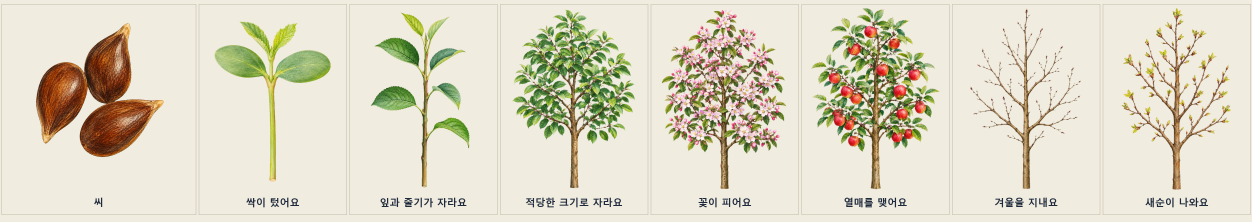
#> input picture assets/review/apple.png, 3756 x 664 px (shown at 1/3 size)
$ python -i gen_assets.py   (imports and definitions only)
#> lines starting #> are read from the running program, lines starting #| are printed output that depends on the picture
"""Generate the picture set from assets/manifest.json (kie.ai gpt-image-2, via the education-pptx tool).

    python scripts/gen_assets.py --species balsam [--only public/plants/balsam/leafStem.webp]
    python scripts/gen_assets.py --species shared        (pots, backgrounds, bugs)
    python scripts/gen_assets.py --species props         (moon, care props, weather icons; 512 px)

For each manifest row of the species it
  1. asks education-pptx/scripts/image_gen.py (manifest mode) for a png in assets/raw/ (transparent rows are
     generated on magenta and keyed out by that tool; "transparent": false rows stay opaque),
  2. converts it to webp (long side <= 1024 px, quality 85, alpha kept) at the row's path,
  3. measures the anchors of the new pictures into public/anchors.json (scripts/anchors.py).

The API key is read from KIE_API_KEY in ~/docs/.env and handed to the child process as KIE_AI_API_KEY only.
It is never printed or written anywhere. assets/raw/ is git-ignored.
"""
from __future__ import annotations

import argparse
import json
import os
import subprocess
import sys
from pathlib import Path

from PIL import Image, ImageFilter

ROOT = Path(__file__).resolve().parent.parent
MANIFEST = ROOT / "assets" / "manifest.json"
RAW = ROOT / "assets" / "raw"
IMAGE_GEN = Path.home() / ".claude" / "skills" / "education-pptx" / "scripts" / "image_gen.py"
ENV_FILE = Path(os.environ.get("PLANT_ENV_FILE", str(Path.home() / "docs" / ".env")))

MAX_SIDE = 1024
QUALITY = 85


# [9 lines left out: function read_key, not called in this run]


def raw_name(path: str) -> str:
    return path.replace("/", "__").rsplit(".", 1)[0] + ".png"


def row_max_side(row: dict) -> int:
    """Long side of a row's webp: the row's own "maxSide" (small props use 512), else MAX_SIDE."""
    return int(row.get("maxSide", MAX_SIDE))


# [11 lines left out: function to_webp, not called in this run]


def defringe(im: Image.Image) -> Image.Image:
    """The magenta key leaves a thin pink rim. Pull the alpha edge in by one pixel and soften it."""
    r, g, b, a = im.split()
    a = a.point(lambda v: 255 if v > 127 else 0).filter(ImageFilter.MinFilter(3)).filter(ImageFilter.GaussianBlur(0.6))
    return Image.merge("RGBA", (r, g, b, a))


# [76 lines left out: functions run_generator, select_rows, main, not called in this run]


# [2 lines not run here, left out]

>>> import cv2
>>> picture = cv2.imread('../assets/review/apple.png', cv2.IMREAD_GRAYSCALE)
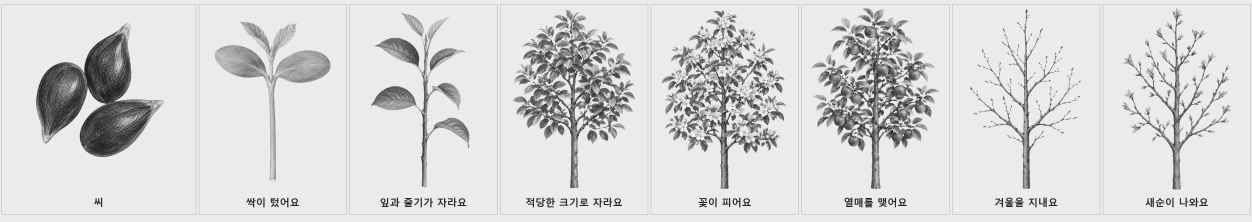
#> picture: shape (664, 3756) (shown at 1/3 size); min 3, max 255, mean 214.9
#> (the run stopped early here; a loop or call above may not have finished)
